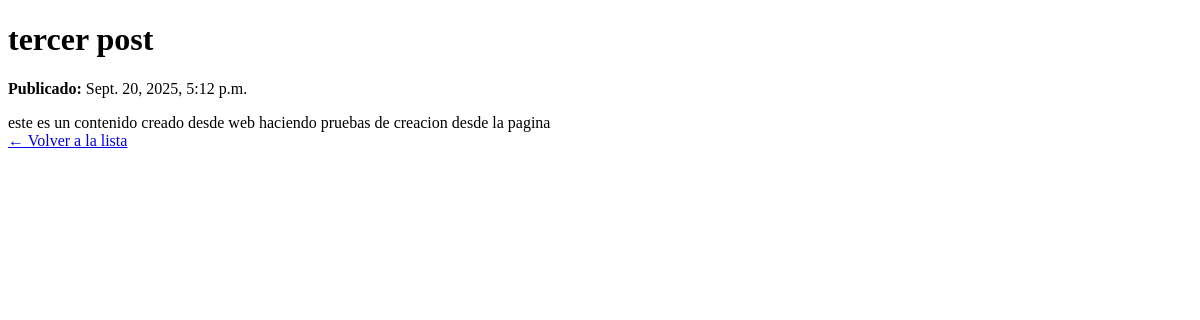
The app's page /post/4/, older data.
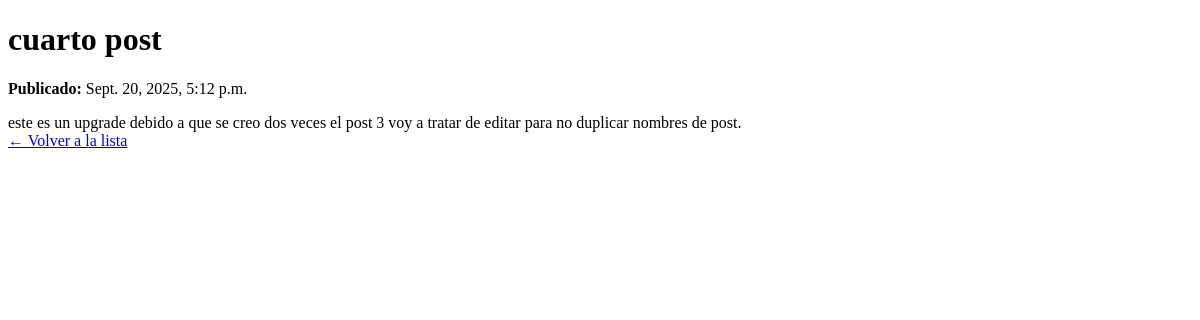
The same page, newer data.
### blog/models.py (models this page shows, shortened)
class Post(models.Model):
    titulo=models.CharField(max_length=200)
    contenido=models.TextField()
    fecha_creacion=models.DateTimeField(auto_now_add=True)
    autor = models.ForeignKey(User, on_delete=models.CASCADE)

### blog/views.py (the view)
# urls.py: path('post/<int:post_id>/', views.detalle_post, name='detalle_post'),
def detalle_post(request,post_id):
    post=get_object_or_404(Post,id=post_id)
    return render(request,'blog/detalle.html',{'post':post})

### blog/templates/blog/detalle.html (shortened to what this page needs)
<!DOCTYPE html>
<html>
<head>
</head>
<body>
    <h1>{{ post.titulo }}</h1>
    <p><strong>Publicado:</strong> {{ post.fecha_creacion }}</p>
    <div>
        {{ post.contenido }}
    </div>
    <a href="{% url 'lista_posts' %}">← Volver a la lista</a>
</body>

Row changes from the older to the newer data that the page shows:
changed Post: titulo "tercer post" → "cuarto post"; contenido "este es un contenido creado desde web haciendo pruebas de creacion desde la pagina" → "este es un upgrade debido a que se creo dos veces el post 3 voy a tratar de editar para no duplicar nombres de post."
